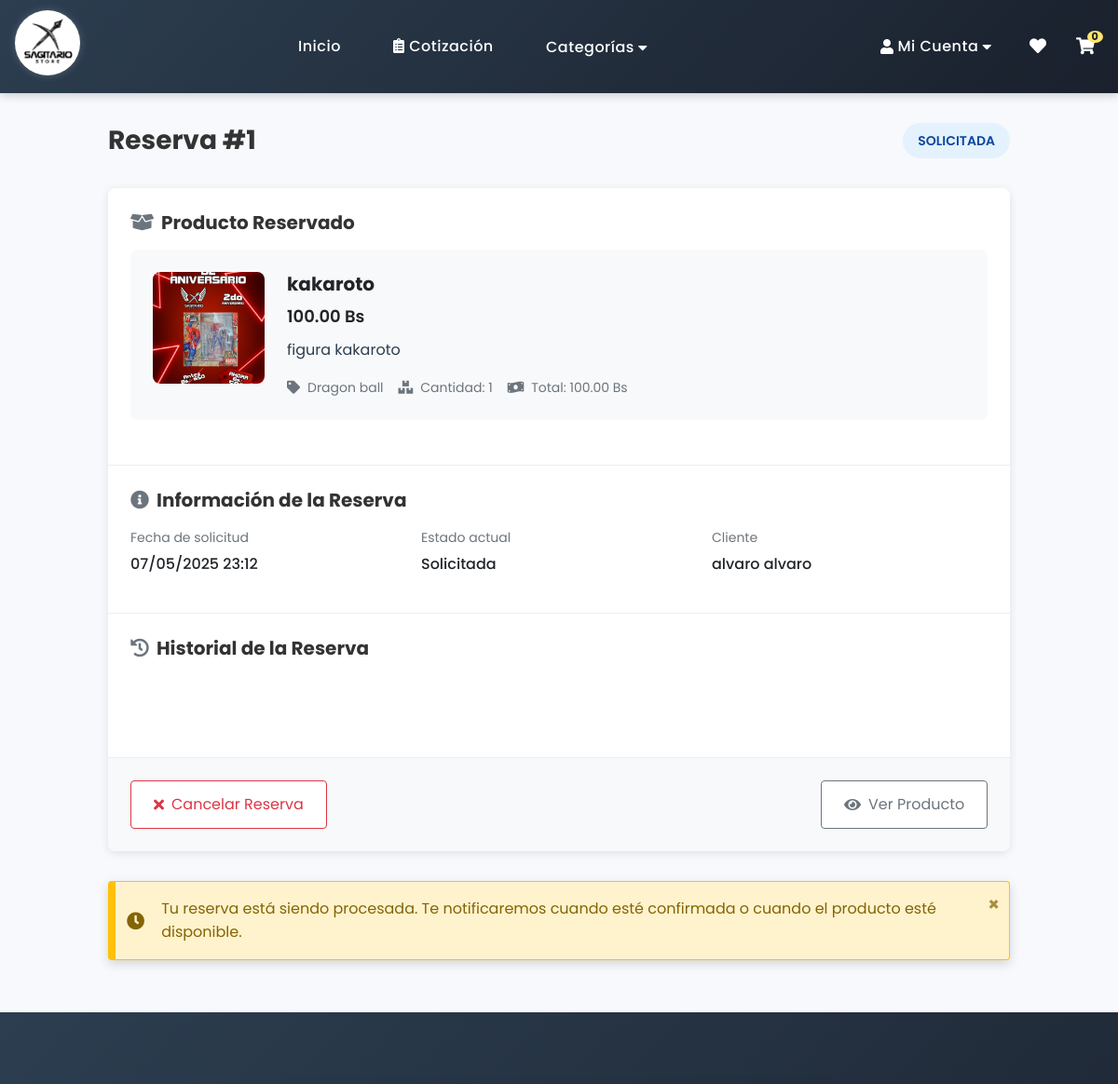
The app's page /pedidos/reservas/1/ (signed in, upper part), older data.
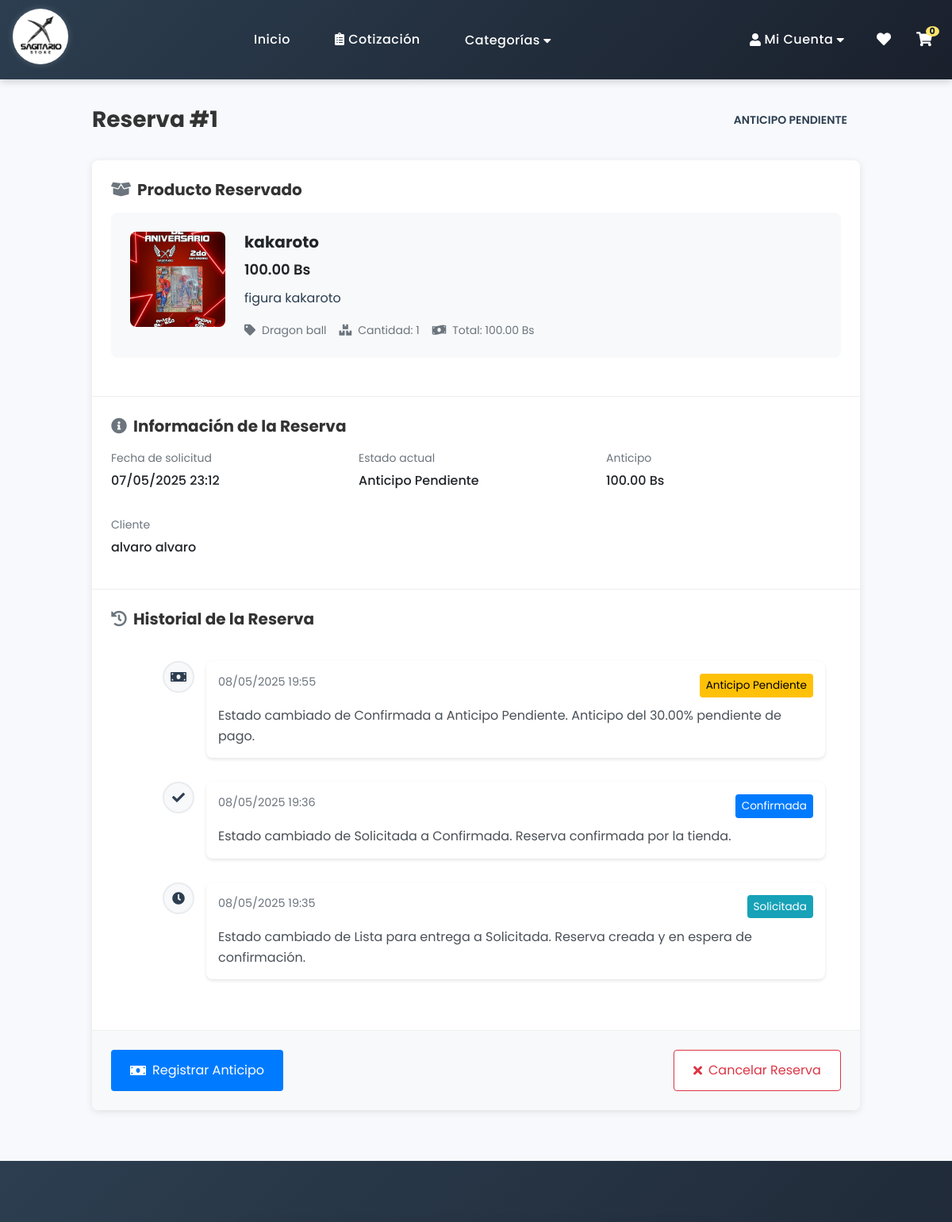
The same page, newer data.
### pedidos/models.py (models this page shows, shortened)
class Reserva(models.Model):
    ESTADO_CHOICES = (
        ('solicitada', 'Solicitada'),
        ('confirmada', 'Confirmada'),
        ('anticipo_pendiente', 'Anticipo Pendiente'),
        ('pagada', 'Pagada parcialmente'),
        ('lista', 'Lista para entrega'),
        ('convertida', 'Convertida a pedido'),
        ('cancelada', 'Cancelada'),
    )
    usuario = models.ForeignKey(settings.AUTH_USER_MODEL, on_delete=models.CASCADE, related_name='reservas')
    producto = models.ForeignKey(Product, on_delete=models.CASCADE, related_name='reservas')
    cantidad = models.PositiveIntegerField(default=1)
    fecha_solicitud = models.DateTimeField(auto_now_add=True)
    fecha_actualizacion = models.DateTimeField(auto_now=True)
    fecha_llegada_estimada = models.DateField(null=True, blank=True,
                                            help_text="Fecha estimada de llegada del producto")
    monto_total = models.DecimalField(max_digits=10, decimal_places=2)
    anticipo = models.DecimalField(max_digits=10, decimal_places=2, null=True, blank=True,
                                help_text="Monto pagado como anticipo")
    porcentaje_anticipo = models.DecimalField(max_digits=5, decimal_places=2, default=30,
                                          help_text="Porcentaje requerido como anticipo")
    fecha_anticipo = models.DateTimeField(null=True, blank=True)
    comprobante_anticipo = models.ImageField(upload_to='comprobantes/anticipos/',
                                         null=True, blank=True)
    estado = models.CharField(max_length=20, choices=ESTADO_CHOICES, default='solicitada')
    notas_cliente = models.TextField(blank=True, null=True,
                                  help_text="Notas adicionales del cliente sobre la reserva")
    notas_admin = models.TextField(blank=True, null=True,
                                help_text="Notas internas para administradores")
    notificacion_enviada = models.BooleanField(default=False,
                                            help_text="Indica si se ha enviado notificación cuando el producto está disponible")
    pedido_creado = models.ForeignKey(Pedido, null=True, blank=True, on_delete=models.SET_NULL,
                                    help_text="Pedido generado a partir de esta reserva")
    fecha_limite_anticipo = models.DateTimeField(null=True, blank=True,
                                             help_text="Fecha límite para realizar el anticipo")
    __original_estado = None
    def __init__(self, *args, **kwargs):
        super().__init__(*args, **kwargs)
        self.__original_estado = self.estado
    class Meta:
        verbose_name = "Reserva"
        verbose_name_plural = "Reservas"
        ordering = ['-fecha_solicitud']

class SeguimientoReserva(models.Model):
    reserva = models.ForeignKey(Reserva, related_name='seguimientos', on_delete=models.CASCADE)
    estado = models.CharField(max_length=20, choices=Reserva.ESTADO_CHOICES)
    descripcion = models.TextField()
    fecha = models.DateTimeField(default=timezone.now)
    whatsapp_notification_url = models.URLField(
        blank=True, null=True,
        verbose_name="URL de notificación WhatsApp",
        help_text="URL generada para enviar notificación por WhatsApp"
    )
    whatsapp_sent = models.BooleanField(
        default=False,
        verbose_name="Notificación WhatsApp enviada",
        help_text="Indica si la notificación por WhatsApp fue enviada"
    )
    class Meta:
        verbose_name = "Seguimiento de reserva"
        verbose_name_plural = "Seguimientos de reservas"
        ordering = ['-fecha']

### productos/models.py (models this page shows, shortened)
class Product(models.Model):
    name = models.CharField(max_length=200, db_index=True)
    slug = models.SlugField(unique=True)
    category = models.ForeignKey(Category, on_delete=models.CASCADE, related_name='products')
    description = models.TextField()
    details = models.TextField('Detalles del producto', blank=True, null=True)
    price = models.DecimalField(max_digits=10, decimal_places=2)
    original_price = models.DecimalField('Precio original', max_digits=10, decimal_places=2, null=True, blank=True)
    stock = models.IntegerField(default=0)
    image = models.ImageField('Imagen principal', upload_to='products/')
    featured = models.BooleanField('Destacado', default=False)
    is_active = models.BooleanField(default=True, db_index=True)
    is_reservable = models.BooleanField('Disponible para reserva', default=False,
                                      help_text='Indica si este producto puede ser reservado')
    min_reservation_days = models.PositiveIntegerField('Días mínimos de reserva', default=3,
                                                    help_text='Tiempo mínimo en días requerido para la reserva')
    created_at = models.DateTimeField(auto_now_add=True)
    updated_at = models.DateTimeField(auto_now=True)
    class Meta:
        indexes = [
            models.Index(fields=['name']),
            models.Index(fields=['price']),
            models.Index(fields=['is_active', 'stock']),
        ]
        verbose_name = 'Producto'
        verbose_name_plural = 'Productos'
        ordering = ['-created_at']

class Category(models.Model):
    name = models.CharField('Nombre', max_length=100)
    slug = models.SlugField(unique=True, blank=True)
    description = models.TextField('Descripción', blank=True)
    parent = models.ForeignKey('self', on_delete=models.CASCADE, blank=True, null=True,
                             related_name='subcategories', verbose_name='Categoría padre')
    image = models.ImageField('Imagen', upload_to='categories/', blank=True, null=True)
    home_image = models.ImageField('Imagen para página de inicio',
                                 upload_to='categories/home/',
                                 blank=True,
                                 null=True,
                                 help_text='Imagen específica para mostrar en la página de inicio. Si no se proporciona, se usará la imagen principal.')
    created_at = models.DateTimeField('Fecha de creación', default=django.utils.timezone.now)
    updated_at = models.DateTimeField('Fecha de actualización', auto_now=True)
    class Meta:
        verbose_name = 'Categoría'
        verbose_name_plural = 'Categorías'
        ordering = ['name']

### pedidos/views.py (the view)
# urls.py: path('reservas/<int:reserva_id>/', views.detalle_reserva, name='detalle_reserva'),
@login_required
def detalle_reserva(request, reserva_id):
    try:
        reserva = Reserva.objects.select_related('pedido_creado').get(id=reserva_id, usuario=request.user)
    except Reserva.DoesNotExist:
        messages.error(request, 'La reserva solicitada no existe o no tienes permiso para verla.')
        return redirect('pedidos:mis_reservas')
    pedido = None
    if reserva.estado == 'convertida' and reserva.pedido_creado:
        pedido = reserva.pedido_creado
    context = {
        'reserva': reserva,
        'pedido': pedido,
        'estados_badges': {
            'solicitada': 'badge-info',
            'confirmada': 'badge-primary',
            'anticipo_pendiente': 'badge-warning',
            'pagada': 'badge-success',
            'lista': 'badge-warning',
            'convertida': 'badge-secondary',
            'cancelada': 'badge-danger',
        }
    }
    return render(request, 'pedidos/reservas/detalle_reserva.html', context)

### templates/pedidos/reservas/detalle_reserva.html (shortened to what this page needs)
{% extends "base.html" %}
{% load static %}
{% block content %}
<div class="detalle-reserva-container">
    <div class="page-header">
        <h1 class="page-title">Reserva #{{ reserva.id }}</h1>
        <div class="reserva-estado estado-{{ reserva.estado }}">{{ reserva.get_estado_display }}</div>
    </div>
    <div class="detalle-card">
        <div class="detalle-section">
            <h2 class="section-title"><i class="fas fa-box-open"></i> Producto Reservado</h2>
            <div class="producto-card">
                <img src="{{ reserva.producto.image.url }}" alt="{{ reserva.producto.name }}" class="producto-imagen">
                <div class="producto-detalles">
                    <h3 class="producto-nombre">{{ reserva.producto.name }}</h3>
                    <div class="producto-precio">{{ reserva.producto.price }} Bs</div>
                    <p>{{ reserva.producto.description|truncatewords:30 }}</p>
                    <div class="producto-metadata">
                        <div class="metadata-item">
                            <i class="fas fa-tag"></i> {{ reserva.producto.category.name }}
                        </div>
                        <div class="metadata-item">
                            <i class="fas fa-boxes"></i> Cantidad: {{ reserva.cantidad }}
                        </div>
                        <div class="metadata-item">
                            <i class="fas fa-money-bill-wave"></i> Total: {{ reserva.monto_total }} Bs
                        </div>
                    </div>
                </div>
            </div>
        </div>
        <div class="detalle-section">
            <h2 class="section-title"><i class="fas fa-info-circle"></i> Información de la Reserva</h2>
            <div class="info-grid">
                <div class="info-item">
                    <div class="info-label">Fecha de solicitud</div>
                    <div class="info-value">{{ reserva.fecha_solicitud|date:"d/m/Y H:i" }}</div>
                </div>
                <div class="info-item">
                    <div class="info-label">Estado actual</div>
                    <div class="info-value">{{ reserva.get_estado_display }}</div>
                </div>
                {% if reserva.anticipo %}
                <div class="info-item">
                    <div class="info-label">Anticipo</div>
                    <div class="info-value">{{ reserva.anticipo }} Bs</div>
                </div>
                {% endif %}
                <div class="info-item">
                    <div class="info-label">Cliente</div>
                    <div class="info-value">{{ reserva.usuario.get_full_name|default:reserva.usuario.username }}</div>
                </div>
            </div>
        </div>
        <div class="detalle-section">
            <h2 class="section-title"><i class="fas fa-history"></i> Historial de la Reserva</h2>
            <div class="historial-timeline">
                {% for seguimiento in reserva.seguimientos.all %}
                <div class="timeline-item">
                    <div class="timeline-badge">
                        <i class="fas
                            {% if seguimiento.estado == 'solicitada' %}fa-clock
                            {% elif seguimiento.estado == 'confirmada' %}fa-check
                            {% elif seguimiento.estado == 'anticipo_pendiente' %}fa-money-bill
                            {% elif seguimiento.estado == 'pagada' %}fa-receipt
                            {% elif seguimiento.estado == 'lista' %}fa-box-open
                            {% elif seguimiento.estado == 'convertida' %}fa-shopping-cart
                            {% else %}fa-times{% endif %}">
                        </i>
                    </div>
                    <div class="timeline-content">
                        <div class="timeline-header">
                            <span class="timeline-date">{{ seguimiento.fecha|date:"d/m/Y H:i" }}</span>
                            <span class="timeline-estado badge-{{ seguimiento.estado }}">
                                {{ seguimiento.get_estado_display }}
                            </span>
                        </div>
                        <div class="timeline-body">
                            <p>{{ seguimiento.descripcion }}</p>
                        </div>
                    </div>
                </div>
                {% endfor %}
            </div>
        </div>
        {% if reserva.estado == 'solicitada' %}
        <div class="actions-section">
            <a href="{% url 'pedidos:cancelar_reserva' reserva.id %}" class="btn-action btn-danger">
                <i class="fas fa-times"></i> Cancelar Reserva
            </a>
            <a href="{% url 'productos:producto' reserva.producto.id %}" class="btn-action btn-outline">
                <i class="fas fa-eye"></i> Ver Producto
            </a>
        </div>
        {% elif reserva.estado == 'anticipo_pendiente' %}
        <div class="actions-section">
            <a href="{% url 'pedidos:registrar_anticipo_reserva' reserva.id %}" class="btn-action btn-primary">
                <i class="fas fa-money-bill"></i> Registrar Anticipo
            </a>
            <a href="{% url 'pedidos:cancelar_reserva' reserva.id %}" class="btn-action btn-danger">
                <i class="fas fa-times"></i> Cancelar Reserva
            </a>
        </div>
        {% endif %}
    </div>
    {% if reserva.estado == 'lista' %}
    <div class="alert alert-info">
        <i class="fas fa-info-circle"></i> Tu producto ya está disponible para ser recogido en la tienda. Puedes convertir esta reserva en un pedido para proceder con el pago y la entrega.
    </div>
    {% elif reserva.estado == 'solicitada' %}
    <div class="alert alert-warning">
        <i class="fas fa-clock"></i> Tu reserva está siendo procesada. Te notificaremos cuando esté confirmada o cuando el producto esté disponible.
    </div>
    {% endif %}
</div>
{% endblock %}

### templates/base.html (shortened to what this page needs)
<!DOCTYPE html>
<html lang="es">
<head>
    <link rel="stylesheet" href="https://cdnjs.cloudflare.com/ajax/libs/font-awesome/5.15.4/css/all.min.css">
    <link href='https://unpkg.com/boxicons@2.1.4/css/boxicons.min.css' rel='stylesheet'>
    {% load static %}
    {% load productos_tags %}
    <link rel="stylesheet" href="{% static 'css/variables.css' %}">
    <link rel="stylesheet" href="{% static 'css/animations.css' %}">
    <link rel="stylesheet" href="{% static 'css/typography.css' %}">
    <link rel="stylesheet" href="{% static 'css/utilities.css' %}">
    <link rel="stylesheet" href="{% static 'css/base.css' %}">
    <link rel="stylesheet" href="{% static 'css/common.css' %}">
    <link rel="stylesheet" href="{% static 'css/components.css' %}">
    <link rel="stylesheet" href="{% static 'css/forms.css' %}">
    <link rel="stylesheet" href="{% static 'css/notifications.css' %}">
    <link rel="stylesheet" href="{% static 'css/ajax-notifications.css' %}">
    <link rel="stylesheet" href="{% static 'css/product-card.css' %}">
</head>
<body class="{% block body_class %}{% endblock %}">
    <header class="navbar">
        <div class="navbar__container">
            <a href="{% url 'home' %}">
                <img src="{% static 'images/logo.jpg' %}" alt="Logo de Sagitario Store" class="navbar__logo">
            </a>
                <nav class="navbar__nav" id="navbarNav">
                <a href="{% url 'home' %}" class="navbar__link">Inicio</a>
                <a href="{% url 'cotizacion' %}" class="navbar__link"><i class="fas fa-clipboard-list"></i> Cotización</a>
                <div class="dropdown">
                    <button class="dropdown__button">
                        Categorías <i class="fa fa-caret-down"></i>
                    </button>
                </div>
            </nav>
            <div class="navbar__actions">
                {% if user.is_authenticated %}
                    <div class="dropdown">
                        <button class="dropdown__button">
                            <i class="fas fa-user"></i> Mi Cuenta
                            <i class="fa fa-caret-down"></i>
                        </button>
                    </div>
                {% else %}
                    <a href="{% url 'usuarios:login' %}" class="navbar__link">Iniciar Sesión</a>
                {% endif %}
                {% if user.is_authenticated %}
                <a href="{% url 'usuarios:mi_lista_deseos' %}" class="navbar__link" aria-label="Ver favoritos">
                    <i class="fas fa-heart"></i>
                </a>
                {% endif %}
                <a href="{% url 'carrito:ver_carrito' %}" class="navbar__link" aria-label="Ver carrito">
                    <i class="fas fa-shopping-cart"></i>
                    <span class="cart-count" id="cartCount">0</span>
                </a>
            </div>
        </div>
    </header>
    {% block content %}{% endblock %}
    <footer class="footer">
    </footer>
</body>
</html>

Row changes from the older to the newer data that the page shows:
changed Reserva "kakaroto": estado "SOLICITADA" → "ANTICIPO PENDIENTE"; estado "Solicitada" → "Anticipo Pendiente"; anticipo (not shown) → "100.00"
added SeguimientoReserva: fecha "08/05/2025 19:55", estado "Anticipo Pendiente", descripcion "Estado cambiado de Confirmada a Anticipo Pendiente. Anticipo del 30.00% pendiente de pago."
added SeguimientoReserva: fecha "08/05/2025 19:36", estado "Confirmada", descripcion "Estado cambiado de Solicitada a Confirmada. Reserva confirmada por la tienda."
added SeguimientoReserva: fecha "08/05/2025 19:35", estado "Solicitada", descripcion "Estado cambiado de Lista para entrega a Solicitada. Reserva creada y en espera de confirmación."
Text that changed along with them:
text no longer shown: "Ver Producto Tu reserva está siendo procesada. Te notificaremos cuando esté confirmada o cuando el producto esté disponible."
text now shown: "Anticipo Bs Registrar Anticipo"
